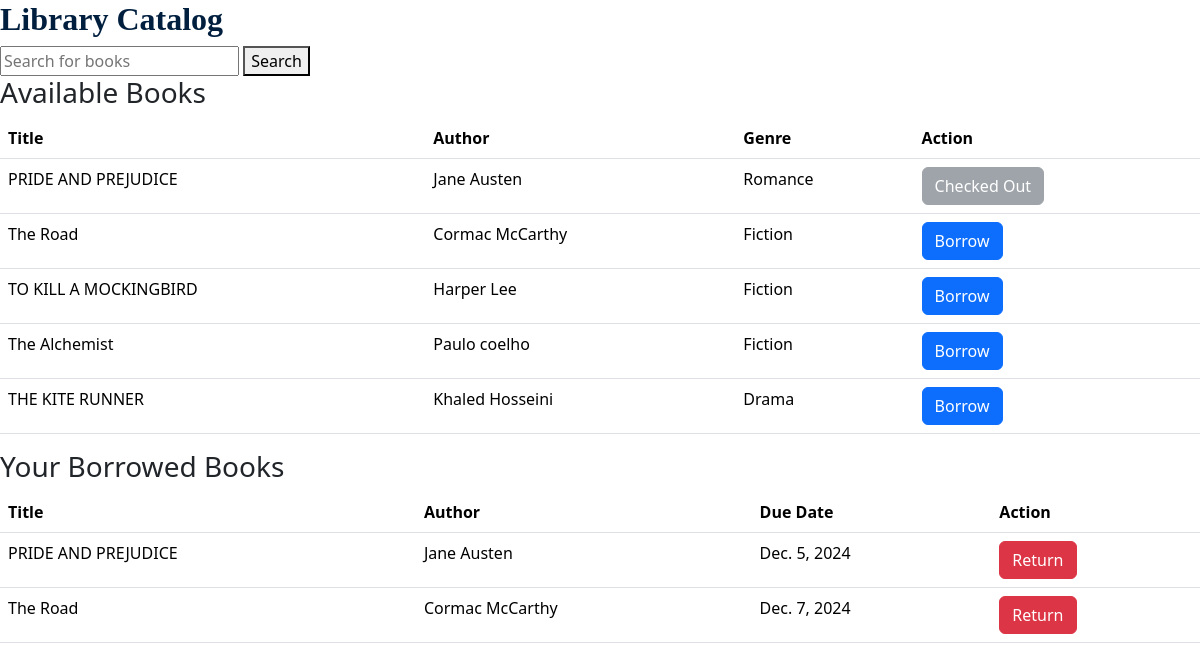
The app's page /users/catalog/ (signed in) with its own data.
### users/models.py (models this page shows, shortened)
class Book(models.Model):
    ISBN = models.CharField(max_length=13, unique=True)
    title = models.CharField(max_length=200)
    author = models.CharField(max_length=200)
    genre = models.CharField(max_length=100)
    availability_status_choices = [
        ('Available', 'Available'),
        ('Checked Out', 'Checked Out'),
        ('Reserved', 'Reserved')
    ]
    availability_status = models.CharField(max_length=50, choices=availability_status_choices, default='Available')

class Borrowing(models.Model):
    book = models.ForeignKey(Book, on_delete=models.CASCADE)
    student = models.ForeignKey(Student, null=True, blank=True, on_delete=models.CASCADE)
    teacher = models.ForeignKey(Teacher, null=True, blank=True, on_delete=models.CASCADE)
    borrow_date = models.DateField(auto_now_add=True)
    due_date = models.DateField()
    returned_date = models.DateField(null=True, blank=True)
    fine = models.DecimalField(max_digits=5, decimal_places=2, default=0)

### users/views.py (the view)
# urls.py: path('catalog/', views.catalog, name='catalog'),
@login_required
def catalog(request):
    try:
        user_profile = request.user.profile
    except UserProfile.DoesNotExist:
        raise Http404("User profile not found.")
    borrowed_books = None
    if user_profile.role == 'student' and hasattr(user_profile, 'student'):
        borrowed_books = Borrowing.objects.filter(
            student=user_profile.student,
            returned_date__isnull=True
        )
    elif user_profile.role == 'teacher' and hasattr(user_profile, 'teacher'):
        borrowed_books = Borrowing.objects.filter(
            teacher=user_profile.teacher,
            returned_date__isnull=True
        )
    books = Book.objects.all()
    return render(request, 'library/catalog.html', {
        'books': books,
        'borrowed_books': borrowed_books
    })

### templates/library/catalog.html (shortened to what this page needs)
<!DOCTYPE html>
<html lang="en">
<head>
    <link href="https://cdn.jsdelivr.net/npm/bootstrap@5.3.2/dist/css/bootstrap.min.css" rel="stylesheet">
<h2>Library Catalog</h2>
<div class="catalog-search">
    <form method="get" action="{% url 'users:catalog' %}">
        <input type="text" name="search" placeholder="Search for books" value="{{ request.GET.search }}">
        <button type="submit">Search</button>
    </form>
</div>
<h3>Available Books</h3>
{% if books %}
    <table class="table">
        <thead>
            <tr>
                <th>Title</th>
                <th>Author</th>
                <th>Genre</th>
                <th>Action</th>
            </tr>
        </thead>
        <tbody>
            {% for book in books %}
                <tr>
                    <td>{{ book.title }}</td>
                    <td>{{ book.author }}</td>
                    <td>{{ book.genre }}</td>
                    <td>
                        {% if book.availability_status == 'Available' %}
                            <a href="{% url 'users:borrow_book' book.id %}" class="btn btn-primary">Borrow</a>
                        {% else %}
                            <button class="btn btn-secondary" disabled>Checked Out</button>
                        {% endif %}
                    </td>
                </tr>
            {% endfor %}
        </tbody>
    </table>
{% else %}
    <p>No books available. Please check back later.</p>
{% endif %}
<h3>Your Borrowed Books</h3>
{% if borrowed_books %}
    <table class="table">
        <thead>
            <tr>
                <th>Title</th>
                <th>Author</th>
                <th>Due Date</th>
                <th>Action</th>
            </tr>
        </thead>
        <tbody>
            {% for borrowing in borrowed_books %}
                <tr>
                    <td>{{ borrowing.book.title }}</td>
                    <td>{{ borrowing.book.author }}</td>
                    <td>{{ borrowing.due_date }}</td>
                    <td>
                        {% if not borrowing.returned_date %}
                            <a href="{% url 'users:return_book' borrowing.id %}" class="btn btn-danger">Return</a>
                        {% else %}
                            <button class="btn btn-secondary" disabled>Returned</button>
                        {% endif %}
                    </td>
                </tr>
            {% endfor %}
        </tbody>
    </table>
{% else %}
    <p>You haven't borrowed any books yet.</p>
{% endif %}

### templates/library/catalog.html (style rules this page uses)
body, html { margin: 0; padding: 0; min-height: 100%; display: flex; flex-direction: column; }
h2 { font-family: 'Playfair Display', serif; color: #001f3f; font-weight: 700; }

### records on screen
Book: title "PRIDE AND PREJUDICE", author "Jane Austen", genre "Romance", availability_status "Checked Out"
Book: title "The Road", author "Cormac McCarthy", genre "Fiction", availability_status "Borrow"
Book: title "TO KILL A MOCKINGBIRD", author "Harper Lee", genre "Fiction", availability_status "Borrow"
Book: title "The Alchemist", author "Paulo coelho", genre "Fiction", availability_status "Borrow"
Book: title "THE KITE RUNNER", author "Khaled Hosseini", genre "Drama", availability_status "Borrow"
Borrowing: book "PRIDE AND PREJUDICE", book.author "Jane Austen", due_date "Dec. 5, 2024", shows "Return"
Borrowing: book "The Road", book.author "Cormac McCarthy", due_date "Dec. 7, 2024", shows "Return"
